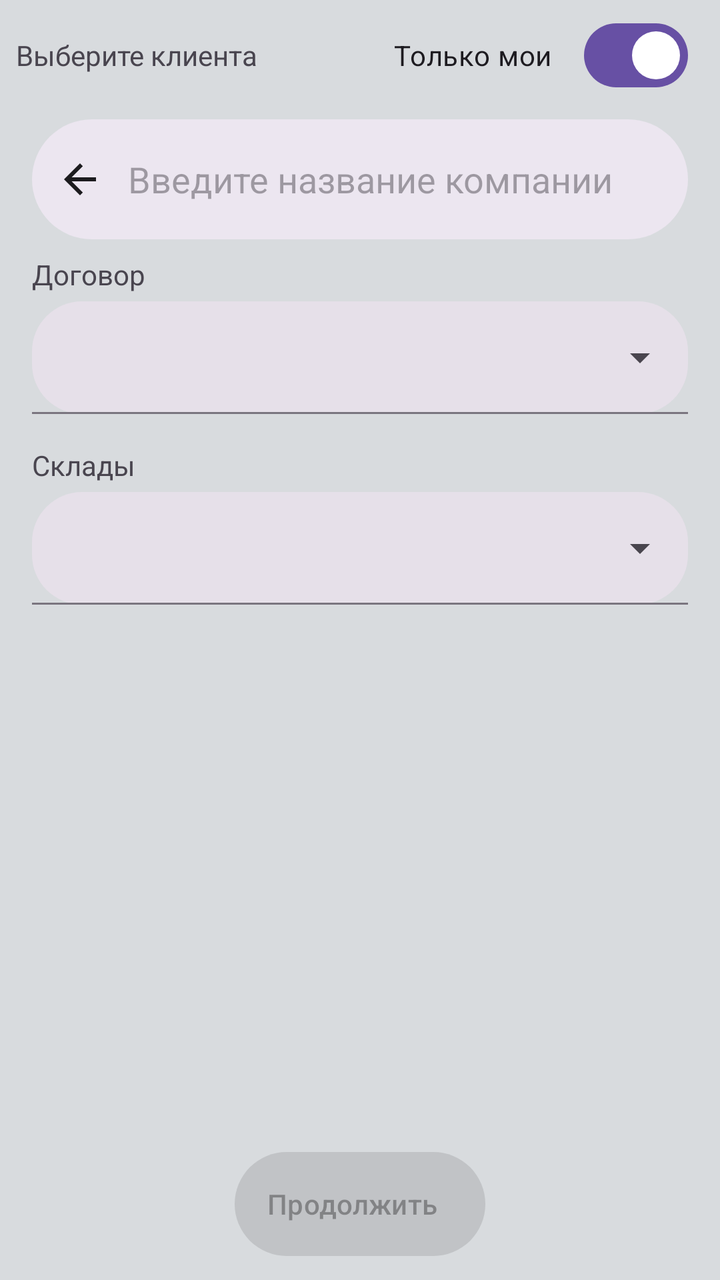
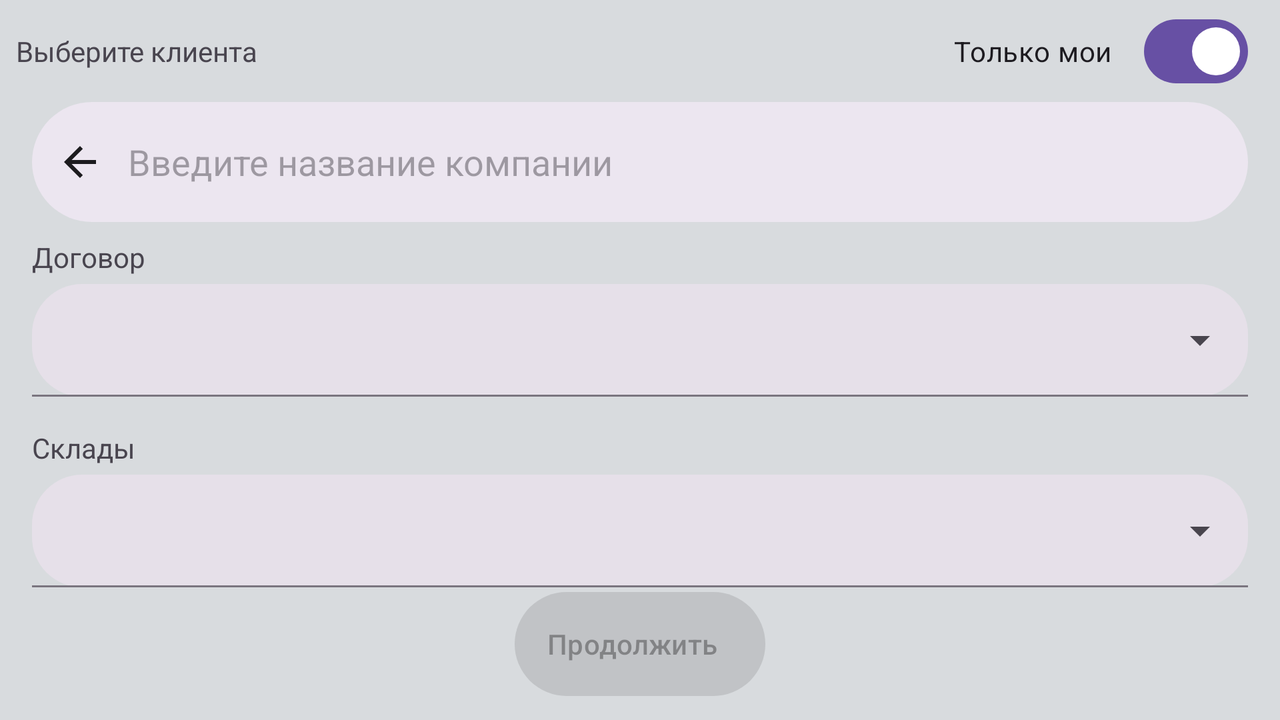

Compare how this app lays out the same screen by default and in its alternative resource folder. The renders come first, then the two layout files and the values they reference.
<!-- AndroidManifest.xml: application theme AppTheme -->
<!-- res/layout/fragment_start_page.xml -->
<?xml version="1.0" encoding="utf-8"?>
<androidx.constraintlayout.widget.ConstraintLayout xmlns:android="http://schemas.android.com/apk/res/android"
    xmlns:app="http://schemas.android.com/apk/res-auto"
    xmlns:tools="http://schemas.android.com/tools"
    android:layout_width="match_parent"
    android:layout_height="match_parent">

    <com.google.android.material.card.MaterialCardView

        android:id="@+id/materialCardView3"
        style="?attr/materialCardViewElevatedStyle"
        android:layout_width="0dp"
        android:layout_height="0dp"
        android:layout_marginStart="16dp"
        android:layout_marginTop="8dp"
        android:layout_marginEnd="16dp"
        android:layout_marginBottom="8dp"
        android:visibility="gone"
        app:layout_constraintBottom_toTopOf="@+id/next"
        app:layout_constraintEnd_toEndOf="parent"
        app:layout_constraintStart_toStartOf="parent"
        app:layout_constraintTop_toBottomOf="@+id/store">

        <androidx.recyclerview.widget.RecyclerView
            android:id="@+id/discontsRecycler"
            android:layout_width="match_parent"
            android:layout_height="match_parent"
            app:layoutManager="androidx.recyclerview.widget.LinearLayoutManager"
            app:layout_constraintEnd_toEndOf="parent"
            app:layout_constraintTop_toBottomOf="@+id/store" />
    </com.google.android.material.card.MaterialCardView>

    <com.google.android.material.materialswitch.MaterialSwitch
        android:id="@+id/materialSwitchMy"
        android:layout_width="wrap_content"
        android:layout_height="wrap_content"
        android:layout_marginEnd="16dp"
        android:checked="true"
        android:text="@string/my_value"
        android:visibility="visible"
        app:layout_constraintBaseline_toBaselineOf="@+id/textViewClient"
        app:layout_constraintEnd_toEndOf="parent" />

    <com.google.android.material.search.SearchBar
        android:id="@+id/search_bar"
        style="@style/Widget.Material3.SearchView.Toolbar"
        android:layout_width="0dp"
        android:layout_height="60dp"
        android:layout_marginStart="16dp"
        android:layout_marginTop="8dp"
        android:layout_marginEnd="16dp"
        android:hint="@string/companies_value"
        android:textAppearance="@style/TextAppearance.AppCompat.Medium"
        app:layout_constraintEnd_toEndOf="parent"
        app:layout_constraintStart_toStartOf="parent"
        app:layout_constraintTop_toBottomOf="@+id/materialSwitchMy" />

    <com.google.android.material.search.SearchView
        android:id="@+id/search_view"
        android:layout_width="0dp"
        android:layout_height="0dp"
        android:layout_marginStart="8dp"
        android:layout_marginEnd="8dp"
        android:elevation="6dp"
        android:hint="@string/companies_value"
        android:visibility="visible"
        app:layout_constraintBottom_toBottomOf="parent"
        app:layout_constraintEnd_toEndOf="parent"
        app:layout_constraintStart_toStartOf="parent"
        app:layout_constraintTop_toTopOf="@+id/search_bar"
        tools:ignore="MissingConstraints"
        tools:visibility="gone">

        <androidx.recyclerview.widget.RecyclerView
            android:id="@+id/searchRecycler"
            android:layout_width="match_parent"
            android:layout_height="wrap_content"
            android:orientation="vertical"
            android:padding="8dp"
            app:layoutManager="androidx.recyclerview.widget.LinearLayoutManager"
            tools:listitem="@layout/item_pricegroup">

        </androidx.recyclerview.widget.RecyclerView>

    </com.google.android.material.search.SearchView>

    <com.google.android.material.textfield.TextInputLayout
        android:id="@+id/store"
        style="@style/Widget.Material3.TextInputLayout.FilledBox.Dense.ExposedDropdownMenu"
        android:layout_width="0dp"
        android:layout_height="wrap_content"
        android:layout_marginStart="16dp"
        android:layout_marginTop="4dp"
        android:layout_marginEnd="16dp"
        app:boxCornerRadiusBottomEnd="25dp"
        app:boxCornerRadiusBottomStart="25dp"
        app:boxCornerRadiusTopEnd="25dp"
        app:boxCornerRadiusTopStart="25dp"
        app:layout_constraintEnd_toEndOf="parent"
        app:layout_constraintStart_toStartOf="parent"
        app:layout_constraintTop_toBottomOf="@+id/textViewSklad">

        <AutoCompleteTextView
            android:id="@+id/storeList"
            android:layout_width="match_parent"
            android:layout_height="wrap_content"
            android:breakStrategy="balanced"
            android:inputType="none"
            android:textAppearance="@style/TextAppearance.AppCompat.Medium"
            android:visibility="visible" />

    </com.google.android.material.textfield.TextInputLayout>

    <com.google.android.material.textfield.TextInputLayout
        android:id="@+id/contracts"
        style="@style/Widget.Material3.TextInputLayout.FilledBox.Dense.ExposedDropdownMenu"
        android:layout_width="0dp"
        android:layout_height="wrap_content"
        android:layout_marginStart="16dp"
        android:layout_marginTop="4dp"
        android:layout_marginEnd="16dp"
        app:boxCornerRadiusBottomEnd="25dp"
        app:boxCornerRadiusBottomStart="25dp"
        app:boxCornerRadiusTopEnd="25dp"
        app:boxCornerRadiusTopStart="25dp"
        app:layout_constraintEnd_toEndOf="parent"
        app:layout_constraintStart_toStartOf="parent"
        app:layout_constraintTop_toBottomOf="@+id/textViewSklad2">

        <AutoCompleteTextView
            android:id="@+id/contractsList"
            android:layout_width="match_parent"
            android:layout_height="wrap_content"
            android:breakStrategy="balanced"
            android:inputType="none"
            android:textAppearance="@style/TextAppearance.AppCompat.Medium"
            android:visibility="visible" />

    </com.google.android.material.textfield.TextInputLayout>

    <Button
        android:id="@+id/next"
        style="@style/Widget.Material3.Button.Icon"
        android:layout_width="wrap_content"
        android:layout_height="60dp"
        android:layout_gravity="start"
        android:layout_marginBottom="8dp"
        android:enabled="false"
        android:text="@string/next"
        app:layout_constraintBottom_toBottomOf="parent"
        app:layout_constraintEnd_toEndOf="parent"
        app:layout_constraintStart_toStartOf="parent" />

    <com.google.android.material.card.MaterialCardView

        android:id="@+id/materialCardView2"
        style="?attr/materialCardViewElevatedStyle"
        android:layout_width="0dp"
        android:layout_height="150dp"
        android:layout_marginStart="16dp"
        android:layout_marginTop="8dp"
        android:visibility="gone"
        app:layout_constraintEnd_toEndOf="@+id/store"
        app:layout_constraintStart_toStartOf="parent"
        app:layout_constraintTop_toBottomOf="@+id/store">

        <androidx.constraintlayout.widget.ConstraintLayout
            android:layout_width="match_parent"
            android:layout_height="match_parent">

            <TextView
                android:id="@+id/textDebt"
                android:layout_width="wrap_content"
                android:layout_height="wrap_content"
                android:layout_marginStart="8dp"
                android:layout_marginTop="8dp"
                android:textSize="16sp"
                android:textStyle="bold"
                app:layout_constraintStart_toStartOf="parent"
                app:layout_constraintTop_toTopOf="parent" />

            <TextView
                android:id="@+id/textOverdueDebt"
                android:layout_width="wrap_content"
                android:layout_height="wrap_content"
                android:layout_marginStart="8dp"
                android:layout_marginTop="8dp"
                android:textSize="16sp"
                android:textStyle="bold"
                app:layout_constraintStart_toStartOf="parent"
                app:layout_constraintTop_toBottomOf="@+id/textDebt" />

            <TextView
                android:id="@+id/textOverdueDebt5"
                android:layout_width="wrap_content"
                android:layout_height="wrap_content"
                android:layout_marginStart="8dp"
                android:layout_marginTop="8dp"
                android:textSize="16sp"
                android:textStyle="bold"
                app:layout_constraintStart_toStartOf="parent"
                app:layout_constraintTop_toBottomOf="@+id/textOverdueDebt" />

        </androidx.constraintlayout.widget.ConstraintLayout>
    </com.google.android.material.card.MaterialCardView>

    <TextView
        android:id="@+id/textViewClient"
        android:layout_width="wrap_content"
        android:layout_height="wrap_content"
        android:layout_marginStart="8dp"
        android:layout_marginTop="18dp"
        android:text="Выберите клиента"
        android:textSize="14sp"
        app:layout_constraintStart_toStartOf="parent"
        app:layout_constraintTop_toTopOf="parent" />

    <TextView
        android:id="@+id/textViewSklad"
        android:layout_width="wrap_content"
        android:layout_height="wrap_content"
        android:layout_marginStart="16dp"
        android:layout_marginTop="16dp"
        android:text="Склады"
        android:textSize="14sp"
        app:layout_constraintStart_toStartOf="parent"
        app:layout_constraintTop_toBottomOf="@+id/contracts" />

    <TextView
        android:id="@+id/textViewSklad2"
        android:layout_width="wrap_content"
        android:layout_height="wrap_content"
        android:layout_marginStart="16dp"
        android:layout_marginTop="8dp"
        android:text="Договор"
        android:textSize="14sp"
        app:layout_constraintStart_toStartOf="parent"
        app:layout_constraintTop_toBottomOf="@+id/search_bar"
        tools:text="Договор" />

</androidx.constraintlayout.widget.ConstraintLayout>
<!-- resources referenced by this layout -->
<resources>
  <string name="companies_value">Введите название компании</string>
  <string name="my_value">Только мои</string>
  <string name="next">Продолжить</string>
  <color name="md_theme_light_primary">#6750A4</color>
  <color name="md_theme_light_onPrimary">#FEFFFFFF</color>
  <color name="md_theme_light_primaryContainer">#5369A9</color>
  <color name="md_theme_light_onPrimaryContainer">#558B2F</color>
  <color name="md_theme_light_secondary">#625B71</color>
  <color name="md_theme_light_onSecondary">#FB8C00</color>
  <color name="md_theme_light_secondaryContainer">#E8DEF8</color>
  <color name="md_theme_light_onSecondaryContainer">#1E192B</color>
  <color name="md_theme_light_tertiary">#006877</color>
  <color name="md_theme_light_onTertiary">#FB8C00</color>
  <color name="md_theme_light_tertiaryContainer">#A2EEFF</color>
  <color name="md_theme_light_onTertiaryContainer">#001F25</color>
  <color name="md_theme_light_error">#BA1A1A</color>
  <color name="md_theme_light_errorContainer">#FFDAD6</color>
  <color name="md_theme_light_onError">#FFFFFF</color>
  <color name="md_theme_light_onErrorContainer">#410002</color>
  <color name="md_theme_light_background">#D8DBDE</color>
  <color name="md_theme_light_onBackground">#1C1B1E</color>
  <color name="md_theme_light_surface">#FFFBFF</color>
  <color name="md_theme_light_onSurface">#1C1B1E</color>
  <color name="md_theme_light_surfaceVariant">#E7E0EB</color>
  <color name="md_theme_light_onSurfaceVariant">#49454E</color>
  <color name="md_theme_light_outline">#7A757F</color>
  <color name="md_theme_light_inverseOnSurface">#F4EFF4</color>
  <color name="md_theme_light_inverseSurface">#313033</color>
  <color name="md_theme_light_inversePrimary">#CFBCFF</color>
  <!-- some entries are left out for length -->
</resources>
<!-- res/layout-land/fragment_start_page.xml (the repository's variant of the layout above) -->
<!-- drawn on the phone turned sideways -->
<?xml version="1.0" encoding="utf-8"?>
<androidx.constraintlayout.widget.ConstraintLayout xmlns:android="http://schemas.android.com/apk/res/android"
    xmlns:app="http://schemas.android.com/apk/res-auto"
    xmlns:tools="http://schemas.android.com/tools"
    android:layout_width="match_parent"
    android:layout_height="match_parent">

    <com.google.android.material.card.MaterialCardView

        android:id="@+id/materialCardView3"
        style="?attr/materialCardViewElevatedStyle"
        android:layout_width="0dp"
        android:layout_height="0dp"
        android:layout_marginStart="16dp"
        android:layout_marginTop="8dp"
        android:layout_marginEnd="16dp"
        android:layout_marginBottom="8dp"
        android:visibility="gone"
        app:layout_constraintBottom_toTopOf="@+id/next"
        app:layout_constraintEnd_toEndOf="parent"
        app:layout_constraintStart_toStartOf="parent"
        app:layout_constraintTop_toBottomOf="@+id/store">

        <androidx.recyclerview.widget.RecyclerView
            android:id="@+id/discontsRecycler"
            android:layout_width="match_parent"
            android:layout_height="match_parent"
            app:layoutManager="androidx.recyclerview.widget.LinearLayoutManager"
            app:layout_constraintEnd_toEndOf="parent"
            app:layout_constraintTop_toBottomOf="@+id/store" />
    </com.google.android.material.card.MaterialCardView>

    <com.google.android.material.materialswitch.MaterialSwitch
        android:id="@+id/materialSwitchMy"
        android:layout_width="wrap_content"
        android:layout_height="wrap_content"
        android:layout_marginEnd="16dp"
        android:checked="true"
        android:text="@string/my_value"
        android:visibility="visible"
        app:layout_constraintBaseline_toBaselineOf="@+id/textViewClient"
        app:layout_constraintEnd_toEndOf="parent" />

    <com.google.android.material.search.SearchBar
        android:id="@+id/search_bar"
        style="@style/Widget.Material3.SearchView.Toolbar"
        android:layout_width="0dp"
        android:layout_height="60dp"
        android:layout_marginStart="16dp"
        android:layout_marginTop="16dp"
        android:layout_marginEnd="16dp"
        android:hint="@string/companies_value"
        android:textAppearance="@style/TextAppearance.AppCompat.Medium"
        app:layout_constraintEnd_toEndOf="parent"
        app:layout_constraintStart_toStartOf="parent"
        app:layout_constraintTop_toBottomOf="@+id/textViewClient" />

    <com.google.android.material.search.SearchView
        android:id="@+id/search_view"
        android:layout_width="0dp"
        android:layout_height="0dp"
        android:layout_marginStart="8dp"
        android:layout_marginEnd="8dp"
        android:elevation="6dp"
        android:hint="@string/companies_value"
        android:visibility="visible"
        app:layout_constraintBottom_toBottomOf="parent"
        app:layout_constraintEnd_toEndOf="parent"
        app:layout_constraintStart_toStartOf="parent"
        app:layout_constraintTop_toTopOf="@+id/search_bar"
        tools:ignore="MissingConstraints">

        <androidx.recyclerview.widget.RecyclerView
            android:id="@+id/searchRecycler"
            android:layout_width="match_parent"
            android:layout_height="wrap_content"
            android:orientation="vertical"
            android:padding="8dp"
            app:layoutManager="androidx.recyclerview.widget.LinearLayoutManager"
            tools:listitem="@layout/item_pricegroup">

        </androidx.recyclerview.widget.RecyclerView>

    </com.google.android.material.search.SearchView>

    <com.google.android.material.textfield.TextInputLayout
        android:id="@+id/store"
        style="@style/Widget.Material3.TextInputLayout.FilledBox.Dense.ExposedDropdownMenu"
        android:layout_width="0dp"
        android:layout_height="wrap_content"
        android:layout_marginStart="16dp"
        android:layout_marginTop="4dp"
        android:layout_marginEnd="16dp"
        app:boxCornerRadiusBottomEnd="25dp"
        app:boxCornerRadiusBottomStart="25dp"
        app:boxCornerRadiusTopEnd="25dp"
        app:boxCornerRadiusTopStart="25dp"
        app:layout_constraintEnd_toEndOf="parent"
        app:layout_constraintStart_toStartOf="parent"
        app:layout_constraintTop_toBottomOf="@+id/textViewSklad">

        <AutoCompleteTextView
            android:id="@+id/storeList"
            android:layout_width="match_parent"
            android:layout_height="wrap_content"
            android:breakStrategy="balanced"
            android:inputType="none"
            android:textAppearance="@style/TextAppearance.AppCompat.Medium"
            android:visibility="visible" />

    </com.google.android.material.textfield.TextInputLayout>

    <com.google.android.material.textfield.TextInputLayout
        android:id="@+id/contracts"
        style="@style/Widget.Material3.TextInputLayout.FilledBox.Dense.ExposedDropdownMenu"
        android:layout_width="0dp"
        android:layout_height="wrap_content"
        android:layout_marginStart="16dp"
        android:layout_marginTop="4dp"
        android:layout_marginEnd="16dp"
        app:boxCornerRadiusBottomEnd="25dp"
        app:boxCornerRadiusBottomStart="25dp"
        app:boxCornerRadiusTopEnd="25dp"
        app:boxCornerRadiusTopStart="25dp"
        app:layout_constraintEnd_toEndOf="parent"
        app:layout_constraintStart_toStartOf="parent"
        app:layout_constraintTop_toBottomOf="@+id/textViewSklad2">

        <AutoCompleteTextView
            android:id="@+id/contractsList"
            android:layout_width="match_parent"
            android:layout_height="wrap_content"
            android:breakStrategy="balanced"
            android:inputType="none"
            android:textAppearance="@style/TextAppearance.AppCompat.Medium"
            android:visibility="visible" />

    </com.google.android.material.textfield.TextInputLayout>

    <Button
        android:id="@+id/next"
        style="@style/Widget.Material3.Button.Icon"
        android:layout_width="wrap_content"
        android:layout_height="60dp"
        android:layout_gravity="start"
        android:layout_marginBottom="8dp"
        android:enabled="false"
        android:text="@string/next"
        app:layout_constraintBottom_toBottomOf="parent"
        app:layout_constraintEnd_toEndOf="parent"
        app:layout_constraintStart_toStartOf="parent" />

    <com.google.android.material.card.MaterialCardView

        android:id="@+id/materialCardView2"
        style="?attr/materialCardViewElevatedStyle"
        android:layout_width="0dp"
        android:layout_height="150dp"
        android:layout_marginStart="16dp"
        android:layout_marginTop="8dp"
        android:visibility="gone"
        app:layout_constraintEnd_toEndOf="@+id/store"
        app:layout_constraintStart_toStartOf="parent"
        app:layout_constraintTop_toBottomOf="@+id/store">

        <androidx.constraintlayout.widget.ConstraintLayout
            android:layout_width="match_parent"
            android:layout_height="match_parent">

            <TextView
                android:id="@+id/textDebt"
                android:layout_width="wrap_content"
                android:layout_height="wrap_content"
                android:layout_marginStart="8dp"
                android:layout_marginTop="8dp"
                android:textSize="16sp"
                android:textStyle="bold"
                app:layout_constraintStart_toStartOf="parent"
                app:layout_constraintTop_toTopOf="parent" />

            <TextView
                android:id="@+id/textOverdueDebt"
                android:layout_width="wrap_content"
                android:layout_height="wrap_content"
                android:layout_marginStart="8dp"
                android:layout_marginTop="8dp"
                android:textSize="16sp"
                android:textStyle="bold"
                app:layout_constraintStart_toStartOf="parent"
                app:layout_constraintTop_toBottomOf="@+id/textDebt" />

            <TextView
                android:id="@+id/textOverdueDebt5"
                android:layout_width="wrap_content"
                android:layout_height="wrap_content"
                android:layout_marginStart="8dp"
                android:layout_marginTop="8dp"
                android:textSize="16sp"
                android:textStyle="bold"
                app:layout_constraintStart_toStartOf="parent"
                app:layout_constraintTop_toBottomOf="@+id/textOverdueDebt" />

        </androidx.constraintlayout.widget.ConstraintLayout>
    </com.google.android.material.card.MaterialCardView>

    <TextView
        android:id="@+id/textViewClient"
        android:layout_width="wrap_content"
        android:layout_height="wrap_content"
        android:layout_marginStart="8dp"
        android:layout_marginTop="16dp"
        android:text="Выберите клиента"
        android:textSize="14sp"
        app:layout_constraintStart_toStartOf="parent"
        app:layout_constraintTop_toTopOf="parent" />

    <TextView
        android:id="@+id/textViewSklad"
        android:layout_width="wrap_content"
        android:layout_height="wrap_content"
        android:layout_marginStart="16dp"
        android:layout_marginTop="16dp"
        android:text="Склады"
        android:textSize="14sp"
        app:layout_constraintStart_toStartOf="parent"
        app:layout_constraintTop_toBottomOf="@+id/contracts" />

    <TextView
        android:id="@+id/textViewSklad2"
        android:layout_width="wrap_content"
        android:layout_height="wrap_content"
        android:layout_marginStart="16dp"
        android:layout_marginTop="8dp"
        android:text="Договор"
        android:textSize="14sp"
        app:layout_constraintStart_toStartOf="parent"
        app:layout_constraintTop_toBottomOf="@+id/search_bar"
        tools:text="Договор" />
</androidx.constraintlayout.widget.ConstraintLayout>
